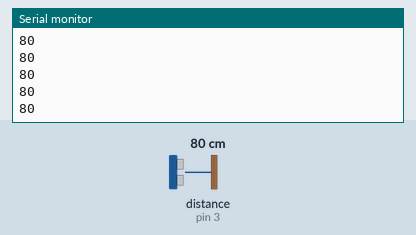
Simulated run of this sketch. Board: Arduino Uno, built with avr-gcc and run on an emulated ATmega328P. Parts: the last lines printed to the serial monitor. Wiring (inferred from the names in the program): ultrasonic range finder: trigger pin 11; echo pin 3. Inputs (shaded band) come from the test bench; at power-on: distance to the obstacle (sensor on pin 3) 80 cm. The echo pulse lasts 58.3 µs per cm.

Above: at 1.2 s.
1.3 s: distance to the obstacle (sensor on pin 3) set to 2 cm
At 2.1 s:
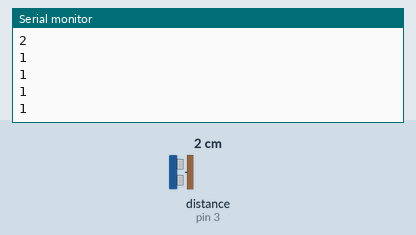
2.8 s: distance to the obstacle (sensor on pin 3) set to 4 cm
At 3.3 s:
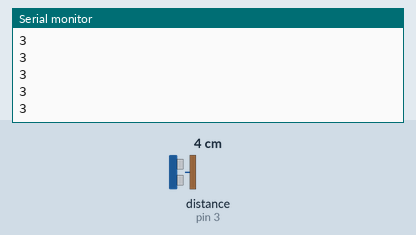
Timing chart, 0 to 5.8 s (numbered marks = the images above; inputs shaded):
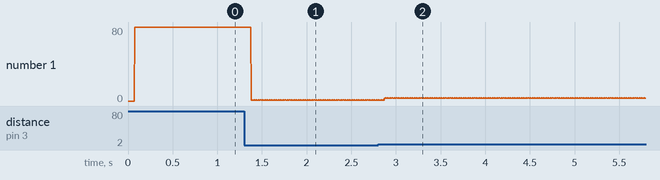

The sketch:

AfstandSensor.ino
```cpp
const int distanceSensorTrigger = 11;
const int distanceSensorEcho = 3;
int distance;
long pingStart, pingStop;

void setup() {
  Serial.begin(9600);

  pinMode(distanceSensorEcho, INPUT);
  pinMode(distanceSensorTrigger, OUTPUT);
  attachInterrupt(1,measureDistance,CHANGE);
}

void loop()
{
  pingDistance();
  Serial.println(distance);
}

void measureDistance(){
  if(digitalRead(distanceSensorEcho)){
    pingStart = micros();
  }
  else{
    pingStop = micros();
    long duration = pingStop - pingStart;
    distance = duration / 29 / 2;

  }
}

void pingDistance(){
  digitalWrite(distanceSensorTrigger,HIGH);
  delayMicroseconds(10);
  digitalWrite(distanceSensorTrigger,LOW);
}
```

Measured:
- after the input at 1.3 s, the serial monitor: prints a new line after 0.08 s (image 1)
- after the input at 2.8 s, the serial monitor: prints a new line after 0.07 s (image 2)
- plotted number 1: 80 → 1 after the input at 1.3 s, 1 → 3 after the input at 2.8 s
